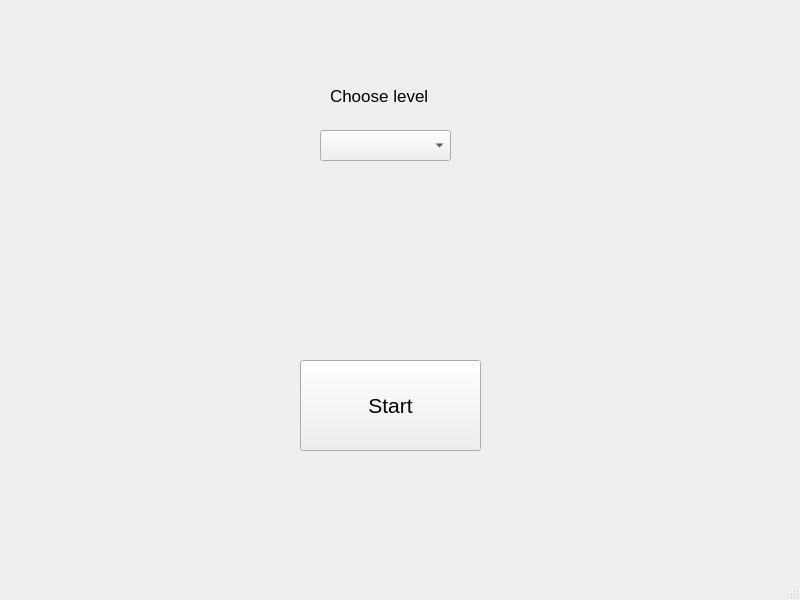
<?xml version="1.0" encoding="UTF-8"?>
<ui version="4.0">
 <class>MainWindow</class>
 <widget class="QMainWindow" name="MainWindow">
  <property name="geometry">
   <rect>
    <x>0</x>
    <y>0</y>
    <width>800</width>
    <height>600</height>
   </rect>
  </property>
  <property name="font">
   <font>
    <pointsize>13</pointsize>
   </font>
  </property>
  <property name="windowTitle">
   <string>MainWindow</string>
  </property>
  <widget class="QWidget" name="centralwidget">
   <widget class="QPushButton" name="startButton">
    <property name="geometry">
     <rect>
      <x>300</x>
      <y>360</y>
      <width>181</width>
      <height>91</height>
     </rect>
    </property>
    <property name="font">
     <font>
      <pointsize>16</pointsize>
     </font>
    </property>
    <property name="text">
     <string>Start</string>
    </property>
   </widget>
   <widget class="QComboBox" name="levelsBox">
    <property name="geometry">
     <rect>
      <x>320</x>
      <y>130</y>
      <width>131</width>
      <height>31</height>
     </rect>
    </property>
   </widget>
   <widget class="QLabel" name="level_label">
    <property name="geometry">
     <rect>
      <x>330</x>
      <y>80</y>
      <width>171</width>
      <height>31</height>
     </rect>
    </property>
    <property name="text">
     <string>Choose level</string>
    </property>
   </widget>
  </widget>
  <widget class="QMenuBar" name="menubar">
   <property name="geometry">
    <rect>
     <x>0</x>
     <y>0</y>
     <width>800</width>
     <height>25</height>
    </rect>
   </property>
  </widget>
  <widget class="QStatusBar" name="statusbar"/>
 </widget>
 <resources/>
 <connections/>
</ui>
